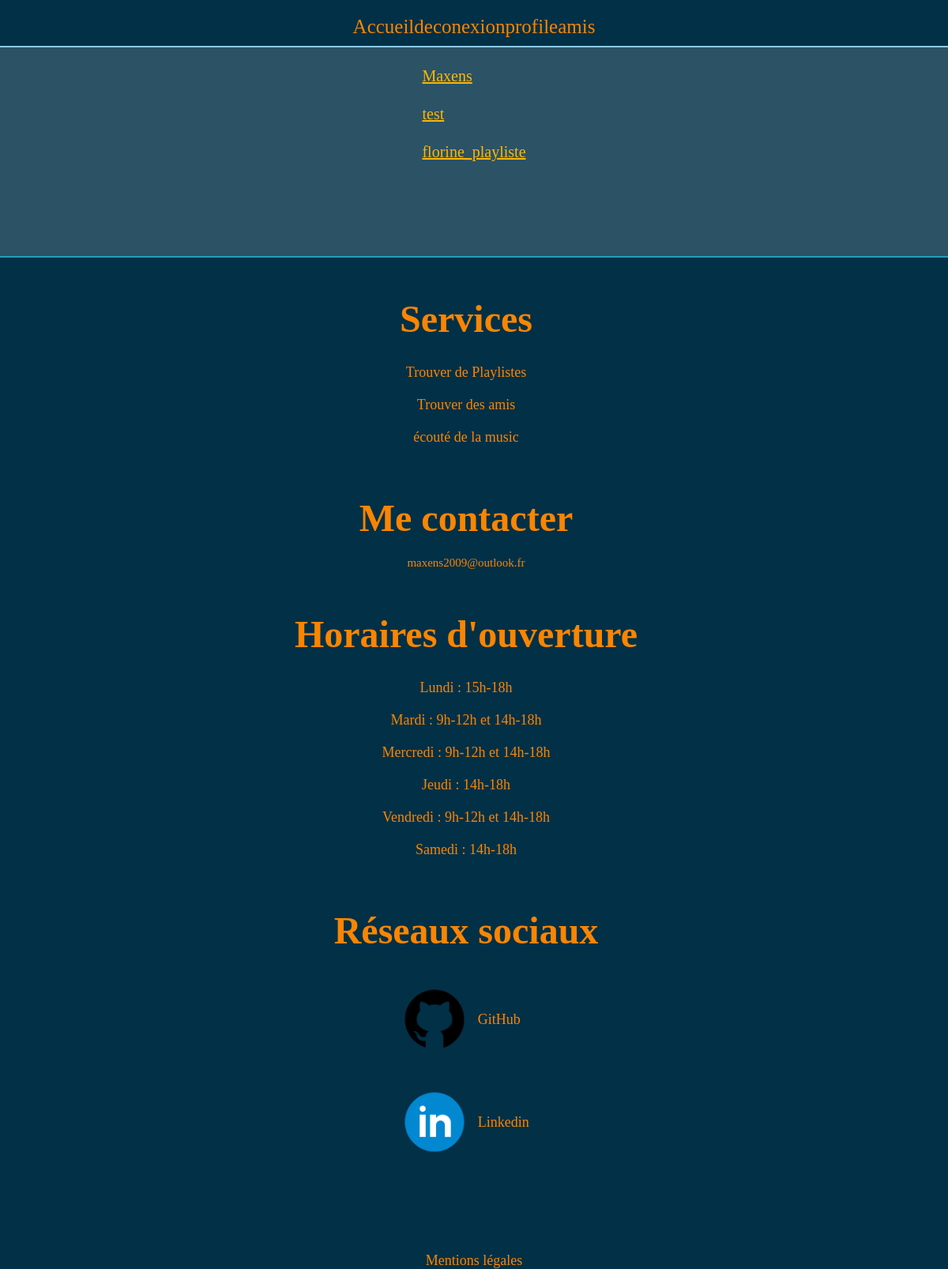
Screenshot of /php/find_playliste.php (signed in) with the database file from the repository.
### tables this page shows
CREATE TABLE `playlist` (
  `idPlaylist` int NOT NULL AUTO_INCREMENT,
  `Labelle` varchar(100) NOT NULL,
  `User` int NOT NULL,
  PRIMARY KEY (`idPlaylist`),
  KEY `playlist_FK` (`User`),
  CONSTRAINT `playlist_FK` FOREIGN KEY (`User`) REFERENCES `users` (`IdUser`)
);

### php/requetes.php (called while the page is built, shortened)
<?php
  function return_playlist() {
    $pdo = connexion_bdd();
    $sql="select Labelle from playlist;";
    $stmt=$pdo->prepare($sql);
    $stmt->execute();
    return $stmt;
  }
?>

### php/find_playliste.php (the view, shortened to what this page needs)
<?php
    require("requetes.php");
?>
<!DOCTYPE html>
<html lang="fr">
<head>
    <link rel="stylesheet" href="../css/navFooter.css">
    <link rel="stylesheet" href="../css/findPlayliste.css">
    <link rel="stylesheet" href="https://cdnjs.cloudflare.com/ajax/libs/normalize/5.0.0/normalize.min.css">
</head>
<nav>
    <div class="main-navlinks">
        <div class="navlinks-container">
            <a href="../index" aria-current="main">Accueil</a>
            <a href="deconexion" aria-current="deconexion">deconexion</a>
            <a href="<?= $_SESSION["role"] ?>" aria-current="profile">profile</a>
            <a href="amis" aria-current="ajout d'amis">amis</a>
        </div>
    </div>
</nav>
<body>
    <section>
<?php
    $return_all_playliste = return_playlist();
    $all_playliste = $return_all_playliste->fetchAll();
    foreach($all_playliste as $res) {
?>
    <div class="div-p">
        <a class="nomPlayliste" href="playlist?playlist=<?= $res["Labelle"]?>"><?= $res["Labelle"]?></a>
    </div>
<?php } ?>
    </section>
</body>
<footer>
        <div class="content-footer">
            <div class="bloc footer-services">
                <center>
                    <h3>Services</h3>
                    <ul class="services-list">
                        <li><span class="span-footer"><a>Trouver de Playlistes</a></span></li>
                        <li><span class="span-footer"><a>Trouver des amis</a></span></li>
                        <li><span class="span-footer"><a>écouté de la music</a></span></li>
                    </ul>
                </center>
            </div>
            <div class="bloc footer-contact" id="contact">
                <center>
                    <h3>Me contacter</h3>
                    <a href="mailto: maxens2009@outlook.fr">maxens2009@outlook.fr</a>
                </center>
            </div>
            <div class="bloc footer-schedule">
                <center>
                    <h3>Horaires d'ouverture</h3>
                    <ul class="schedule-list">
                        <li><span class="span-footer">Lundi : 15h-18h</span></li>
                        <li><span class="span-footer">Mardi : 9h-12h et 14h-18h</span></li>
                        <li><span class="span-footer">Mercredi : 9h-12h et 14h-18h</span></li>
                        <li><span class="span-footer">Jeudi : 14h-18h</span></li>
                        <li><span class="span-footer">Vendredi : 9h-12h et 14h-18h</span></li>
                        <li><span class="span-footer">Samedi : 14h-18h</span></li>
                    </ul>
                </center>
            </div>
            <div class="bloc footer-medias">
                <center>
                    <h3>Réseaux sociaux</h3>
                    <ul class="media-list">
                        <li><a href="https://github.com/Naxem" target="_blank">
                            <img src="../ressources/images/logo_github.png" alt="logo github">
                            GitHub</a>
                        </li>
                        <li><a href="https://linkedin.com/in/maxens-telle-99a43a265" target="_blank">
                            <img src="../ressources/images/logo_linkedin.png" alt="logo linkedin">
                            Linkedin</a>
                        </li>
                    </ul>
                </center>
            </div>
        </div>
        <div class="mentionLegal">
            <center>
                <a href="../mentionLegal">Mentions légales</a>
            </center>
        </div>
</footer>
</html>

### css/navFooter.css (style rules this page uses)
:root { --color-bleu: #8ECAE6; --color-bleu2: #219EBC; --color-black-Bleu: #023047; --color-yellow: #FFB703; --color-orange: #FB8500; }
* , *::before, *::after { margin: 0; padding: 0; box-sizing: border-box; cursor: default; scrollbar-width: thin; scroll-behavior: smooth; -webkit-user-select: none; -webkit-touch-callout: none; -moz-user-select: none; -ms-user-select: none; user-select: none; }
nav { width: 100%; height: 60px; display: flex; justify-content: center; align-items: center; background: var(--color-black-Bleu); border-bottom: 2px solid var(--color-bleu); }
.navlinks-container a { margin: auto; font-size: 25px; text-decoration: none; color: var(--color-orange); margin-top: 10px; }
.navlinks-container { display: flex; justify-content: center; align-items: center; flex-direction: row; }
footer { margin-top: 10%; border-top: 2px solid var(--color-bleu2); width: 100%; background: var(--color-black-Bleu); color: var(--color-orange); }
.content-footer { width: 90%; display: flex; justify-content: center; align-items: flex-start; flex-direction: row; padding: 50px 0 100px; }
.bloc { flex-grow: 1; }
.span-footer { white-space: pre; }
.footer-contact h3, .footer-services h3, .footer-schedule h3, .footer-medias h3 { font-size: max(1.5vw, 25px); padding-bottom: 20px; white-space: pre; margin-left: 100px; }
.footer-contact a, .footer-services li, .footer-schedule li, .footer-medias li { font-size: max(1vw, 15px); padding: 10px 0; margin-left: 100px; }
.footer-contact a { text-decoration: none; color: var(--color-orange); }
.services-list, .schedule-list, .media-list { list-style-type: none; }
.services-list a { text-decoration: none; color: var(--color-orange); }
.media-list img { width: 90px; margin: 10px 10px; }
.media-list a { text-decoration: none; color: var(--color-orange); display: flex; align-items: center; font-size: max(1vw, 15px); margin-left: 6vw; }
.mentionLegal a { color: var(--color-orange); text-decoration: none; font-size: max(1vw, 15px); }
@media screen and (max-width: 1220px) { .content-footer { display: flex; flex-direction: column; align-items: center; justify-content: center; } }
@media screen and (max-width: 1220px) { .footer-contact, .footer-schedule, .footer-services { margin-bottom: 5%; } }
@media screen and (max-width: 1220px) { .footer-services h3, .footer-medias h3, .footer-schedule h3, .footer-contact h3 { font-size: max(4vw, 35px); } }
@media screen and (max-width: 1220px) { .footer-services li, .footer-medias a, .footer-schedule li, .footer-contact p, .mentionLegal a { font-size: max(1.5vw, 15px); } }

### css/findPlayliste.css (style rules this page uses)
:root { --color-bleu: #8ECAE6; --color-bleu2: #219EBC; --color-black-Bleu: #023047; --color-black-Bleu2:rgba(2, 48, 71, 0.830); --color-yellow: #FFB703; --color-orange: #FB8500; --font-size1: 20px; --font-size2: 25px; }
body { background-color: var(--color-black-Bleu2); width: 100%; height: 100%; display: flex; justify-content: center; align-items: center; flex-direction: column; }
.nomPlayliste { white-space: pre; font-size: var(--font-size1); color: var(--color-yellow); }
.div-p { margin-top: 25px; }

### rows the page displays
playlist: Labelle "Maxens"
playlist: Labelle "test"
playlist: Labelle "florine_playliste"
